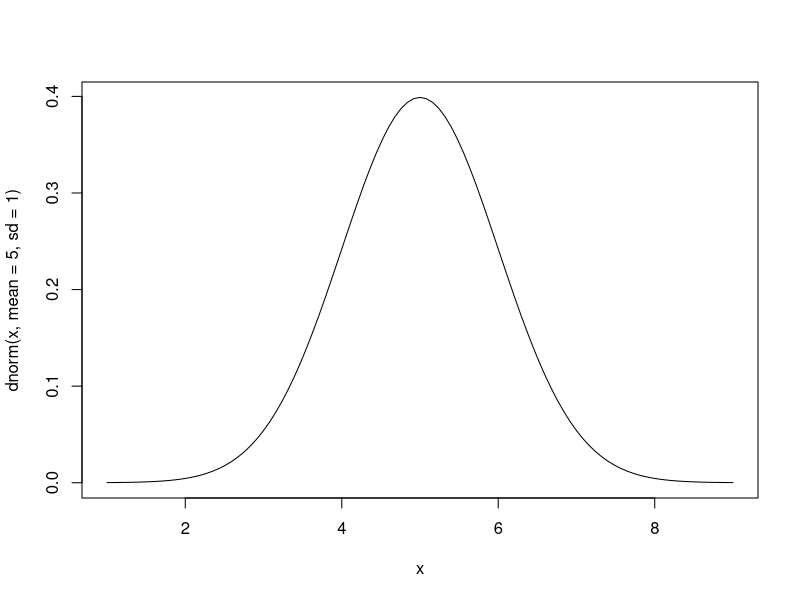
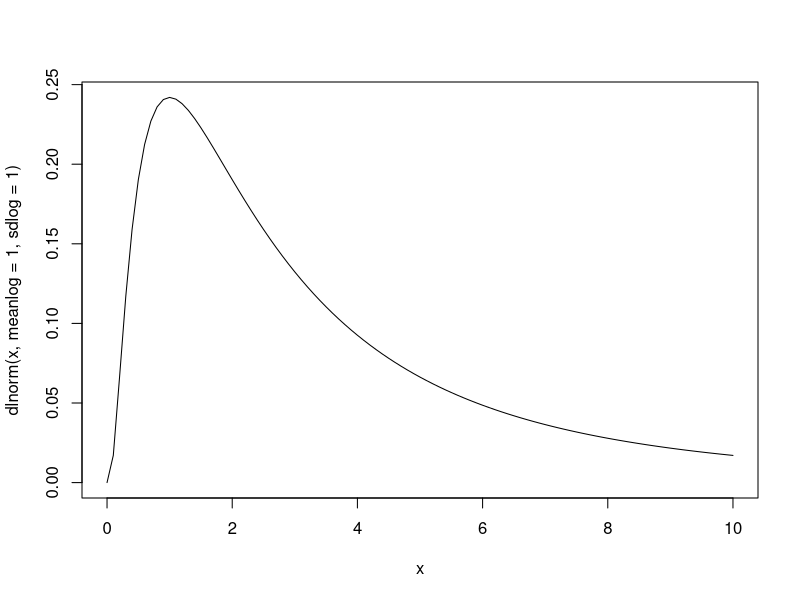
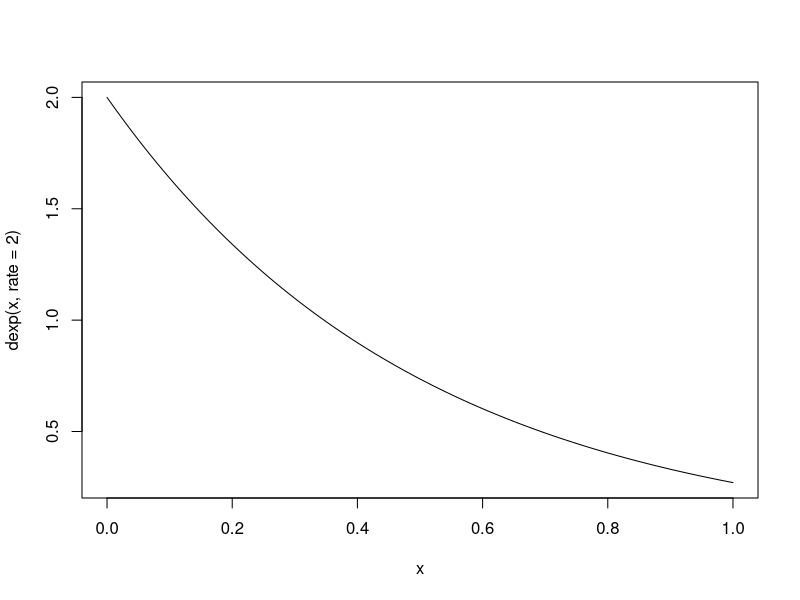

R code for these plots, in order:
# 正規分布
curve(dnorm(x,mean=5,sd=1),1,9,type="l")

# 対数正規分布
curve(dlnorm(x,meanlog=1,sdlog=1),0,10,type="l")

# 指数分布
curve(dexp(x,rate=2))